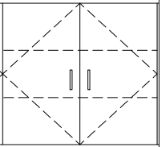
#> input picture templates/3.png, 162 x 147 px
$ python 'number_of_wall cabinets.py' templates/3.png
#> lines starting #> are read from the running program, lines starting #| are printed output that depends on the picture; pictures that were not available may be replaced by others from this repository, and a replacement may not be noted
#!/usr/bin/env python
# coding: utf-8

# In[ ]:

import cv2 as cv
import numpy as np
from matplotlib import pyplot as plt
from sklearn.cluster import DBSCAN
from typing import Tuple
import os
import csv
import argparse

# In[ ]:

parser = argparse.ArgumentParser(
    description='Calculate number of wall cabinets on the architectural drawing.')
parser.add_argument("drawing_path", type=str, help="path to architectural drawing")
args = parser.parse_args()

img = cv.imread(args.drawing_path, cv.IMREAD_GRAYSCALE)
#> img is the input picture: shape (147, 162); min 9, max 255, mean 242.2
# In[ ]:

COEF = 2.1  # Approx scale of templates vs blueprint
blur, sigx = 3, 2  # Gauss blur params
# In[ ]:

# The below block is used to extract features from templates
# and save these cropped templates to a new directory.
"""
# Read and display template image, and crop exclusive features.
template_n = 4
template = cv.imread(os.path.join('templates', f'{template_n}.png'), cv.IMREAD_GRAYSCALE)
plt.imshow(template)
plt.grid(True);

template = template[98:130, 75:115]

# Apply transformations and save template to a new image.
template = cv.resize(template, (int(round(template.shape[1] / COEF)), int(round(template.shape[0] / COEF))))
# Gauss blur is applied to templates and to the blueprint to improve matching.
template = cv.GaussianBlur(template, (blur, blur), sigx)
plt.imsave(os.path.join('templates_adj', f't{template_n}.png'), template)
"""

# In[ ]:

# Apply blur to the entire blueprint
img = cv.GaussianBlur(img, (blur, blur), sigx)
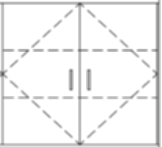
#> img: shape (147, 162); min 84, max 255, mean 242.1

# In[ ]:

def find_pattern(img: np.ndarray, pat: np.ndarray, th: int = .85) -> Tuple[np.ndarray, np.ndarray]:
    '''
    Execute template matching and return coordinates of matches.

    :param img: Image to search templates for.
    :param pat: Pattern (template) to search.
    :param th: Threshold.
    :returns: Coordinates of matches.
    '''
    img_ = img.copy()
    res = cv.matchTemplate(img_, pat, cv.TM_CCOEFF_NORMED)
    return np.where( res >= th)

# In[ ]:

# Iterate over cropped templates and fill in the list of matched coordinates
# while adding rectangles on the image.
dir_name = 'templates_adj'
locs = []
img_original = img.copy()
for template_path in os.listdir(dir_name):
    template = cv.imread(os.path.join(dir_name, template_path), cv.IMREAD_GRAYSCALE)
    w, h = template.shape[::-1]
#> w = 162; h = 147
    loc = find_pattern(img_original, template)
#> in find_pattern, `res = cv.matchTemplate(img_, pat, cv.TM_CCOEFF_NORMED)`: res = [0.833]
#> loc = (empty array, empty array)
    for pt in zip(*loc[::-1]):
        locs.append(pt)
        cv.rectangle(img, pt, (pt[0] + w, pt[1] + h), 0, 1)
#> this loop made 0 passes
#> after the loop, locs = []

# In[ ]:

# Use DBSCAN for deduplication
points = np.array(locs)
#> points = empty array
dbscan = DBSCAN(eps=20, min_samples=1)
#> (the run stopped early here; a loop or call above may not have finished)

$ run again, on templates/4.png
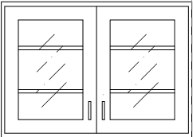
#> input picture templates/4.png, 193 x 137 px
#> img is the input picture: shape (137, 193); min 15, max 255, mean 234.9
#> `img = cv.GaussianBlur(img, (blur, blur), sigx)`:
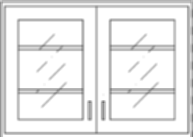
#> img: shape (137, 193); min 109, max 255, mean 234.3
#> res = [0.745]
#> loc = (empty array, empty array)
#> after the loop `for pt in zip(*loc[::-1]):`: locs = []
#> points = empty array

$ run again, on templates/5.png
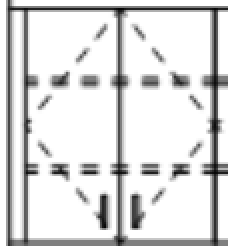
#> input picture templates/5.png, 114 x 123 px (shown 2 times larger)
#> img is the input picture: shape (123, 114); min 4, max 255, mean 219.5
#> res = [0.969]
#> loc = ([0], [0])
#> the loop `for pt in zip(*loc[::-1]):` made 1 pass
#> pt on pass 1: (0, 0)
#> after the loop `for pt in zip(*loc[::-1]):`:
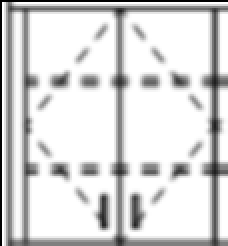
#> img: shape (123, 114) (shown 2 times larger); min 0, max 255, mean 215.2
#> after the loop `for pt in zip(*loc[::-1]):`: locs = [(0, 0)]
#> points = [[0, 0]]
#> labels = [0]
#> the loop `for i, pt1 in enumerate(locs):` made 1 pass
#> after the loop `for i, pt1 in enumerate(locs):`: to_drop = 0 items
#> the loop `for label in np.unique(labels):` made 1 pass
#> after the loop `for label in np.unique(labels):`: unique_cabs = [[0, 0]]
#> `plt.savefig('out.png')`:
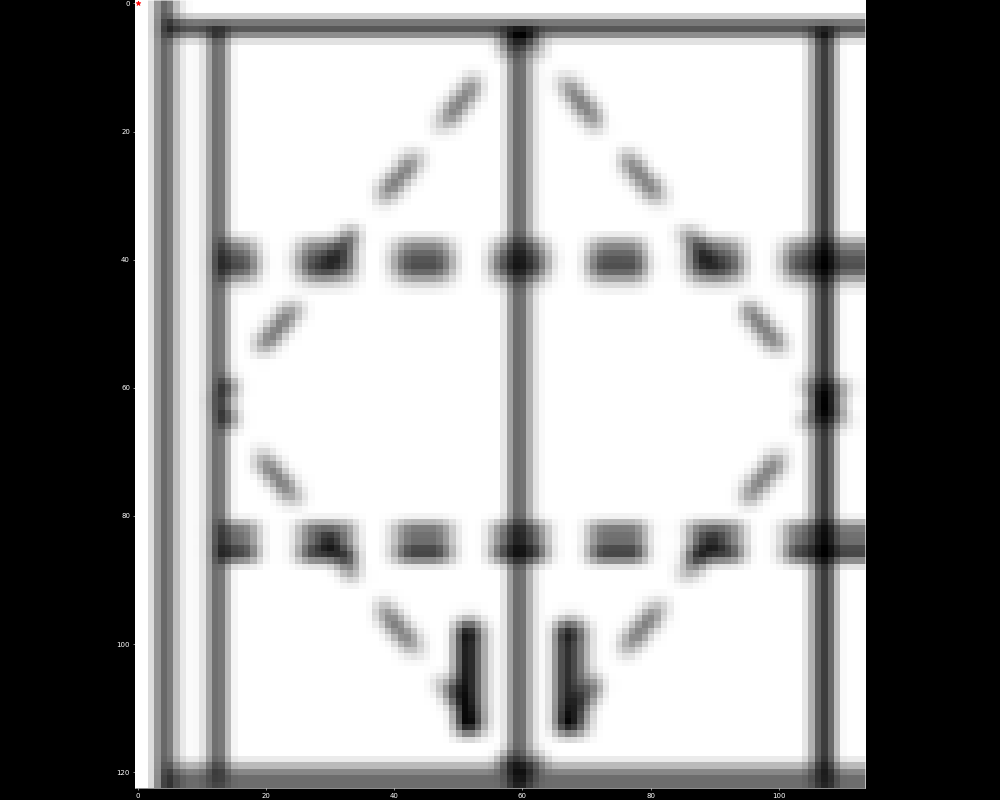
#> figure drawn by matplotlib, 1 panel
#> the loop `for xy in unique_cabs:` made 1 pass
